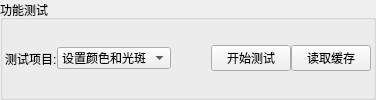
            <widget class="QGroupBox" name="groupBox_6">
             <property name="sizePolicy">
              <sizepolicy hsizetype="Preferred" vsizetype="Preferred">
               <horstretch>0</horstretch>
               <verstretch>0</verstretch>
              </sizepolicy>
             </property>
             <property name="title">
              <string>功能测试</string>
             </property>
             <layout class="QHBoxLayout" name="horizontalLayout_2">
              <property name="spacing">
               <number>0</number>
              </property>
              <property name="leftMargin">
               <number>2</number>
              </property>
              <property name="topMargin">
               <number>2</number>
              </property>
              <property name="rightMargin">
               <number>2</number>
              </property>
              <property name="bottomMargin">
               <number>2</number>
              </property>
              <item>
               <widget class="QLabel" name="label_45">
                <property name="text">
                 <string>测试项目:</string>
                </property>
               </widget>
              </item>
              <item>
               <widget class="QComboBox" name="comboBox_testFucntion">
                <item>
                 <property name="text">
                  <string>设置颜色和光斑</string>
                 </property>
                </item>
                <item>
                 <property name="text">
                  <string>静态投射</string>
                 </property>
                </item>
                <item>
                 <property name="text">
                  <string>移动投射</string>
                 </property>
                </item>
               </widget>
              </item>
              <item>
               <spacer name="horizontalSpacer_9">
                <property name="orientation">
                 <enum>Qt::Horizontal</enum>
                </property>
                <property name="sizeHint" stdset="0">
                 <size>
                  <width>40</width>
                  <height>20</height>
                 </size>
                </property>
               </spacer>
              </item>
              <item>
               <widget class="QPushButton" name="pushButton_testStart">
                <property name="text">
                 <string>开始测试</string>
                </property>
               </widget>
              </item>
              <item>
               <widget class="QPushButton" name="pushButton_readCache">
                <property name="text">
                 <string>读取缓存</string>
                </property>
               </widget>
              </item>
             </layout>
            </widget>
